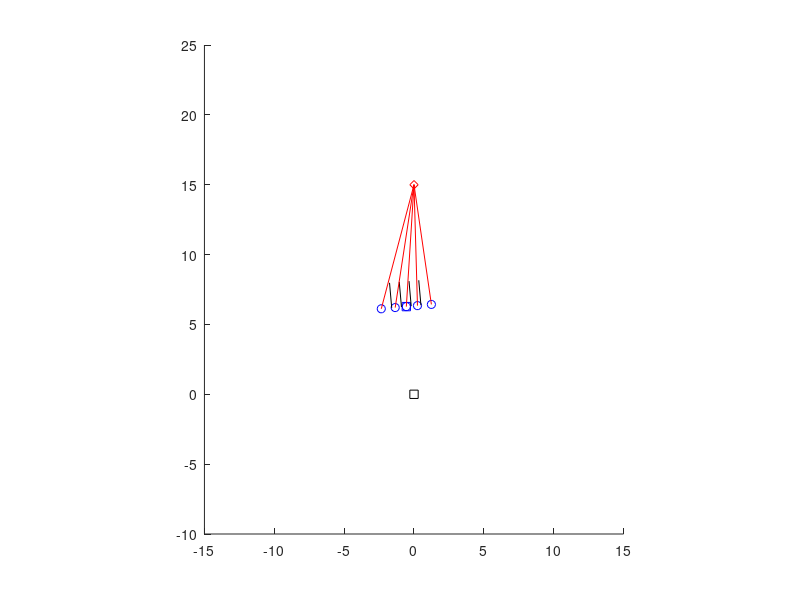

Reproduce this figure in MATLAB.
%%% Flame Simulation %%%
cla, clc, clear
hold all
axis equal

flame_pose = [0,15]; %cm
axis([-15,15,-10,flame_pose(2) + 10])
zoid_off_t = 6.3;
zoid_off_s15 = 1.8;
zoid_off_s24 = 0.8;
view_angle = 20*(pi/180);
blinder_length = 1.8;
blinder_off = 0.35;
flame_max = 150;
zoid_array = [flame_max,flame_max,flame_max,flame_max,flame_max];
dt = 0.1;
for t = 0:dt:30
cla
%flame_pose = [-15+t,15];
%%% Plot Flame %%%
plot(flame_pose(1), flame_pose(2), 'rd-')
%%%
r_pose = [0,0,pi/2 + 5*(pi/180)];
%r_pose = [0,0,pi/2];
%%% Restrict the Orientation [0,2*pi) %%%
if r_pose(3) >= (2*pi)
    r_pose(3) = r_pose(3) - floor(r_pose(3)/(2*pi))*2*pi;
end
%%% Plot Robot Center %%%
plot(r_pose(1),r_pose(2), 'ks')
%%%
zoid_pose = [r_pose(1) + zoid_off_t*cos(r_pose(3)),r_pose(2) + zoid_off_t*sin(r_pose(3)), r_pose(3)];
zoid_s1 = [zoid_pose(1) + zoid_off_s15*cos(zoid_pose(3) + pi/2),zoid_pose(2) + zoid_off_s15*sin(zoid_pose(3) + pi/2),zoid_pose(3)];
zoid_s2 = [zoid_pose(1) + zoid_off_s24*cos(zoid_pose(3) + pi/2),zoid_pose(2) + zoid_off_s24*sin(zoid_pose(3) + pi/2),zoid_pose(3)];
zoid_s3 = [zoid_pose(1),zoid_pose(2),zoid_pose(3)];
zoid_s4 = [zoid_pose(1) + zoid_off_s24*cos(zoid_pose(3) - pi/2),zoid_pose(2) + zoid_off_s24*sin(zoid_pose(3) - pi/2),zoid_pose(3)];
zoid_s5 = [zoid_pose(1) + zoid_off_s15*cos(zoid_pose(3) - pi/2),zoid_pose(2) + zoid_off_s15*sin(zoid_pose(3) - pi/2),zoid_pose(3)];


%%% Plot Zoidberg %%%
plot(zoid_pose(1),zoid_pose(2), 'bs')
plot(zoid_s1(1),zoid_s1(2), 'bo')
plot(zoid_s2(1),zoid_s2(2), 'bo')
plot(zoid_s3(1),zoid_s3(2), 'bo')
plot(zoid_s4(1),zoid_s4(2), 'bo')
plot(zoid_s5(1),zoid_s5(2), 'bo')
%%%
% %%% Plot Zoidberg Arrows %%%
% line([zoid_s1(1),zoid_s1(1) + cos(zoid_s1(3))],[zoid_s1(2),zoid_s1(2) + sin(zoid_s1(3))], 'Color','r')
% line([zoid_s2(1),zoid_s2(1) + cos(zoid_s2(3))],[zoid_s2(2),zoid_s2(2) + sin(zoid_s2(3))], 'Color','r')
% line([zoid_s3(1),zoid_s3(1) + cos(zoid_s3(3))],[zoid_s3(2),zoid_s3(2) + sin(zoid_s3(3))], 'Color','r')
% line([zoid_s4(1),zoid_s4(1) + cos(zoid_s4(3))],[zoid_s4(2),zoid_s4(2) + sin(zoid_s4(3))], 'Color','r')
% line([zoid_s5(1),zoid_s5(1) + cos(zoid_s5(3))],[zoid_s5(2),zoid_s5(2) + sin(zoid_s5(3))], 'Color','r')
% %%%

blinder1 = [zoid_pose(1)+ 3*blinder_off*cos(zoid_pose(3) + pi/2),zoid_pose(2)+ 3*blinder_off*sin(zoid_pose(3) + pi/2), zoid_pose(1)+ 3*blinder_off*cos(zoid_pose(3) + pi/2) + blinder_length*cos(zoid_pose(3)), zoid_pose(2)+ 3*blinder_off*sin(zoid_pose(3) + pi/2) + blinder_length*sin(zoid_pose(3))];
blinder2 = [zoid_pose(1)+ 1*blinder_off*cos(zoid_pose(3) + pi/2),zoid_pose(2)+ 1*blinder_off*sin(zoid_pose(3) + pi/2), zoid_pose(1)+ 1*blinder_off*cos(zoid_pose(3) + pi/2) + blinder_length*cos(zoid_pose(3)), zoid_pose(2)+ 1*blinder_off*sin(zoid_pose(3) + pi/2) + blinder_length*sin(zoid_pose(3))];
blinder3 = [zoid_pose(1)+ 1*blinder_off*cos(zoid_pose(3) - pi/2),zoid_pose(2)+ 1*blinder_off*sin(zoid_pose(3) - pi/2), zoid_pose(1)+ 1*blinder_off*cos(zoid_pose(3) - pi/2) + blinder_length*cos(zoid_pose(3)), zoid_pose(2)+ 1*blinder_off*sin(zoid_pose(3) - pi/2) + blinder_length*sin(zoid_pose(3))];
blinder4 = [zoid_pose(1)+ 3*blinder_off*cos(zoid_pose(3) - pi/2),zoid_pose(2)+ 3*blinder_off*sin(zoid_pose(3) - pi/2), zoid_pose(1)+ 3*blinder_off*cos(zoid_pose(3) - pi/2) + blinder_length*cos(zoid_pose(3)), zoid_pose(2)+ 3*blinder_off*sin(zoid_pose(3) - pi/2) + blinder_length*sin(zoid_pose(3))];
%%% Plot Blinders %%%
line([blinder1(1),blinder1(3)],[blinder1(2),blinder1(4)], 'Color','k')
line([blinder2(1),blinder2(3)],[blinder2(2),blinder2(4)], 'Color','k')
line([blinder3(1),blinder3(3)],[blinder3(2),blinder3(4)], 'Color','k')
line([blinder4(1),blinder4(3)],[blinder4(2),blinder4(4)], 'Color','k')
%%%

%%% Plot Sight Lines %%%
if abs(zoid_pose(3) - atan2(flame_pose(2)- zoid_s1(2),flame_pose(1) - zoid_s1(1))) < view_angle
    slope_f = (flame_pose(2)- zoid_s1(2))/(flame_pose(1) - zoid_s1(1));
    slope_b = (blinder1(2) - blinder1(4))/(blinder1(1) - blinder1(3));
    slopes_eq = (slope_f == slope_b);
    if ~slopes_eq
        x = (blinder1(2) - zoid_s1(2) + slope_f*zoid_s1(1) - slope_b*blinder1(1))/(slope_f - slope_b);
        y = slope_f*(x - zoid_s1(1)) + zoid_s1(2);
        x_true = ((x < blinder1(3)) && (x > blinder1(1)))||((x > blinder1(3)) && (x < blinder1(1)));
        intersect = (x_true);
    end
    if slopes_eq || ~intersect
        line([zoid_s1(1),flame_pose(1)],[zoid_s1(2),flame_pose(2)],'Color','r')
        zoid_array(1) = sqrt((flame_pose(2)- zoid_s1(2))^2 + (flame_pose(1) - zoid_s1(1))^2);
    end
end
if abs(zoid_pose(3) - atan2(flame_pose(2)- zoid_s2(2),flame_pose(1) - zoid_s2(1))) < view_angle
    slope_f = (flame_pose(2)- zoid_s2(2))/(flame_pose(1) - zoid_s2(1));
    slope_b1 = (blinder1(2) - blinder1(4))/(blinder1(1) - blinder1(3));
    slope_b2 = (blinder2(2) - blinder2(4))/(blinder2(1) - blinder2(3));
    slopes_eq = (slope_f == slope_b1) || (slope_f == slope_b2);
    if ~slopes_eq
        x1 = (blinder1(2) - zoid_s2(2) + slope_f*zoid_s2(1) - slope_b1*blinder1(1))/(slope_f - slope_b1);
        x2 = (blinder2(2) - zoid_s2(2) + slope_f*zoid_s2(1) - slope_b2*blinder2(1))/(slope_f - slope_b2);
        x1_true = ((x1 < blinder1(3)) && (x1 > blinder1(1)))||((x1 > blinder1(3)) && (x1 < blinder1(1)));
        x2_true = ((x2 < blinder2(3)) && (x2 > blinder2(1)))||((x2 > blinder2(3)) && (x2 < blinder2(1)));
        intersect = x1_true || x2_true;
    end
    if slopes_eq || ~intersect
        line([zoid_s2(1),flame_pose(1)],[zoid_s2(2),flame_pose(2)],'Color','r')
        zoid_array(2) = sqrt((flame_pose(2)- zoid_s2(2))^2 + (flame_pose(1) - zoid_s2(1))^2);
    end
end
if abs(zoid_pose(3) - atan2(flame_pose(2)- zoid_s3(2),flame_pose(1) - zoid_s3(1))) < view_angle
    slope_f = (flame_pose(2)- zoid_s3(2))/(flame_pose(1) - zoid_s3(1));
    slope_b2 = (blinder2(2) - blinder2(4))/(blinder2(1) - blinder2(3));
    slope_b3 = (blinder3(2) - blinder3(4))/(blinder3(1) - blinder3(3));
    slopes_eq = (slope_f == slope_b2) || (slope_f == slope_b3);
    if ~slopes_eq
        x2 = (blinder2(2) - zoid_s3(2) + slope_f*zoid_s3(1) - slope_b2*blinder2(1))/(slope_f - slope_b2);
        x3 = (blinder3(2) - zoid_s3(2) + slope_f*zoid_s3(1) - slope_b3*blinder3(1))/(slope_f - slope_b3);
        x2_true = ((x2 < blinder2(3)) && (x2 > blinder2(1)))||((x2 > blinder2(3)) && (x2 < blinder2(1)));
        x3_true = ((x3 < blinder3(3)) && (x3 > blinder3(1)))||((x3 > blinder3(3)) && (x3 < blinder3(1)));
        intersect = x2_true || x3_true;
    end
    if slopes_eq || ~intersect
        line([zoid_s3(1),flame_pose(1)],[zoid_s3(2),flame_pose(2)],'Color','r')
        zoid_array(3) = sqrt((flame_pose(2)- zoid_s3(2))^2 + (flame_pose(1) - zoid_s3(1))^2);
    end
end
if abs(zoid_pose(3) - atan2(flame_pose(2)- zoid_s4(2),flame_pose(1) - zoid_s4(1))) < view_angle
    slope_f = (flame_pose(2)- zoid_s4(2))/(flame_pose(1) - zoid_s4(1));
    slope_b3 = (blinder3(2) - blinder3(4))/(blinder3(1) - blinder3(3));
    slope_b4 = (blinder4(2) - blinder4(4))/(blinder4(1) - blinder4(3));
    slopes_eq = (slope_f == slope_b3) || (slope_f == slope_b4);
    if ~slopes_eq
        x3 = (blinder3(2) - zoid_s4(2) + slope_f*zoid_s4(1) - slope_b3*blinder3(1))/(slope_f - slope_b3);
        x4 = (blinder4(2) - zoid_s4(2) + slope_f*zoid_s4(1) - slope_b4*blinder4(1))/(slope_f - slope_b4);
        x3_true = ((x3 < blinder3(3)) && (x3 > blinder3(1)))||((x3 > blinder3(3)) && (x3 < blinder3(1)));
        x4_true = ((x4 < blinder4(3)) && (x4 > blinder4(1)))||((x4 > blinder4(3)) && (x4 < blinder4(1)));
        intersect = x3_true || x4_true;
    end
    if slopes_eq || ~intersect
        line([zoid_s4(1),flame_pose(1)],[zoid_s4(2),flame_pose(2)],'Color','r')
        zoid_array(4) = sqrt((flame_pose(2)- zoid_s4(2))^2 + (flame_pose(1) - zoid_s4(1))^2);
    end
end
if abs(zoid_pose(3) - atan2(flame_pose(2)- zoid_s5(2),flame_pose(1) - zoid_s5(1))) < view_angle
    slope_f = (flame_pose(2)- zoid_s5(2))/(flame_pose(1) - zoid_s5(1));
    slope_b = (blinder4(2) - blinder4(4))/(blinder4(1) - blinder4(3));
    slopes_eq = (slope_f == slope_b);
    if ~slopes_eq
        x = (blinder4(2) - zoid_s5(2) + slope_f*zoid_s5(1) - slope_b*blinder4(1))/(slope_f - slope_b);
        y = slope_f*(x - zoid_s5(1)) + zoid_s5(2);
        x_true = ((x < blinder4(3)) && (x > blinder4(1)))||((x > blinder4(3)) && (x < blinder4(1)));
        intersect = (x_true);
    end
    if slopes_eq || ~intersect
        line([zoid_s5(1),flame_pose(1)],[zoid_s5(2),flame_pose(2)],'Color','r')
        zoid_array(5) = sqrt((flame_pose(2)- zoid_s5(2))^2 + (flame_pose(1) - zoid_s5(1))^2);
    end
end
zoid_array
wv = [15.9*(1/zoid_array(1)),7.24*(1/zoid_array(2)),0,-7.24*(1/zoid_array(4)),-15.9*(1/zoid_array(5))];
s_wv = sum(wv);
s_w = sum([(1/zoid_array(1)),(1/zoid_array(2)),(1/zoid_array(3)),(1/zoid_array(4)),(1/zoid_array(5))]);
angle = s_wv/s_w
pause(dt)
end
